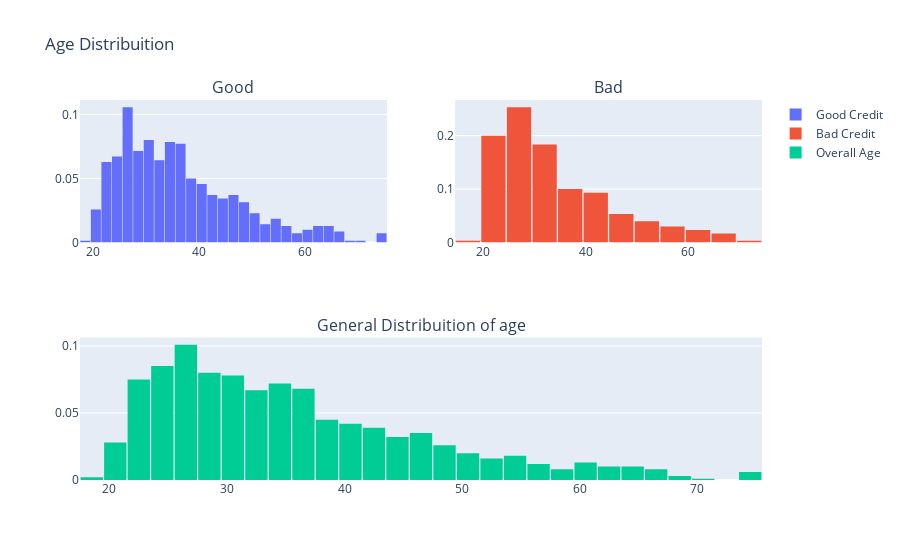

Here is the notebook cell this chart was saved with:
### Code cell
configure_plotly_browser_state()
#-------------------------------------------------------------------------------
df_good = df.loc[df["Risk"] == 1]['Age en années'].values.tolist()
df_bad = df.loc[df["Risk"] == 2]['Age en années'].values.tolist()
df_age = df['Age en années'].values.tolist()

#First plot
trace0 = go.Histogram(
    x=df_good,
    histnorm='probability',
    name="Good Credit"
)
#Second plot
trace1 = go.Histogram(
    x=df_bad,
    histnorm='probability',
    name="Bad Credit"
)
#Third plot
trace2 = go.Histogram(
    x=df_age,
    histnorm='probability',
    name="Overall Age"
)

#Creating the grid
fig = tls.make_subplots(rows=2, cols=2, specs=[[{}, {}], [{'colspan': 2}, None]],
                          subplot_titles=('Good','Bad', 'General Distribuition of age'))

#setting the figs
fig.append_trace(trace0, 1, 1)
fig.append_trace(trace1, 1, 2)
fig.append_trace(trace2, 2, 1)

fig['layout'].update(showlegend=True, title='Age Distribuition', bargap=0.05)
py.iplot(fig, filename='custom-sized-subplot-with-subplot-titles')

### Figure 1 — Plotly figure (JSON) as saved in the notebook; plotly's stock layout.template omitted (floating-point values rounded to 4 significant figures; data arrays with more than 128 entries replaced by an {"elided": "..."} marker saying what was removed)
{"data": [{"name": "Good Credit", "yaxis": "y", "histnorm": "probability", "xaxis": "x", "x": {"elided": "700 int values"}, "type": "histogram"}, {"name": "Bad Credit", "yaxis": "y2", "histnorm": "probability", "xaxis": "x2", "x": {"elided": "300 int values"}, "type": "histogram"}, {"name": "Overall Age", "yaxis": "y3", "histnorm": "probability", "xaxis": "x3", "x": {"elided": "1000 int values"}, "type": "histogram"}], "layout": {"showlegend": true, "title": {"text": "Age Distribuition"}, "yaxis3": {"domain": [0, 0.375], "anchor": "x3"}, "yaxis": {"domain": [0.625, 1], "anchor": "x"}, "xaxis3": {"domain": [0, 1], "anchor": "y3"}, "xaxis2": {"domain": [0.55, 1], "anchor": "y2"}, "yaxis2": {"domain": [0.625, 1], "anchor": "x2"}, "bargap": 0.05, "xaxis": {"domain": [0, 0.45], "anchor": "y"}, "annotations": [{"yanchor": "bottom", "xref": "paper", "xanchor": "center", "yref": "paper", "text": "Good", "y": 1, "x": 0.225, "font": {"size": 16}, "showarrow": false}, {"yanchor": "bottom", "xref": "paper", "xanchor": "center", "yref": "paper", "text": "Bad", "y": 1, "x": 0.775, "font": {"size": 16}, "showarrow": false}, {"yanchor": "bottom", "xref": "paper", "xanchor": "center", "yref": "paper", "text": "General Distribuition of age", "y": 0.375, "x": 0.5, "font": {"size": 16}, "showarrow": false}]}}
